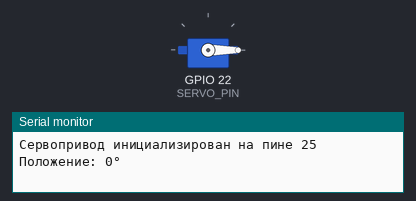
Recording of a sketch running on a simulated ESP32. On the bench: servo, the last lines printed to the serial monitor.

Above: at 0.05 s.
At 1.7 s:
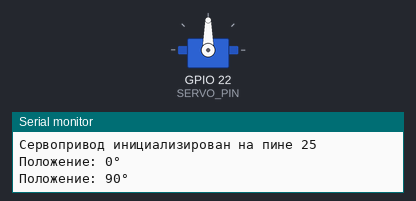
At 3.35 s:
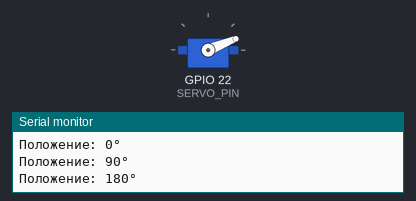
At 6.7 s:
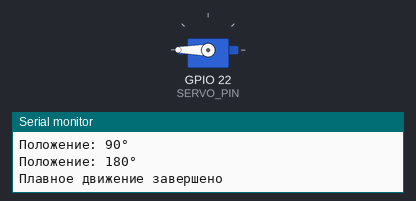
Timing chart, 0 to 8.7 s (numbered marks = the images above):
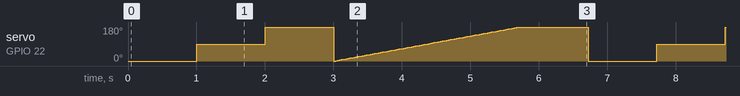

Measured:
- by itself, servo on GPIO 22 (SERVO_PIN): moves between 0° and 180°, repeating every 6.7 s

The sketch:

sketch_servo_test.ino
```cpp
#include <ESP32Servo.h>

// Создаем объект сервопривода
Servo myServo;

// Пин для подключения сигнального провода сервопривода
#define SERVO_PIN 22

void setup() {
  // Привязываем сервопривод к пину
  myServo.attach(SERVO_PIN);

  // Необязательно: открываем последовательный порт для отладки
  Serial.begin(115200);
  Serial.println("Сервопривод инициализирован на пине 25");
}

void loop() {
  // Подаем сигнал для положения 0 градусов
  myServo.write(0);
  Serial.println("Положение: 0°");
  delay(1000);

  // Подаем сигнал для положения 90 градусов
  myServo.write(90);
  Serial.println("Положение: 90°");
  delay(1000);

  // Подаем сигнал для положения 180 градусов
  myServo.write(180);
  Serial.println("Положение: 180°");
  delay(1000);

  // Плавное движение от 0 до 180 градусов
  for(int pos = 0; pos <= 180; pos += 1) {
    myServo.write(pos);
    delay(15);
  }
  Serial.println("Плавное движение завершено");
  delay(1000);
}
```
